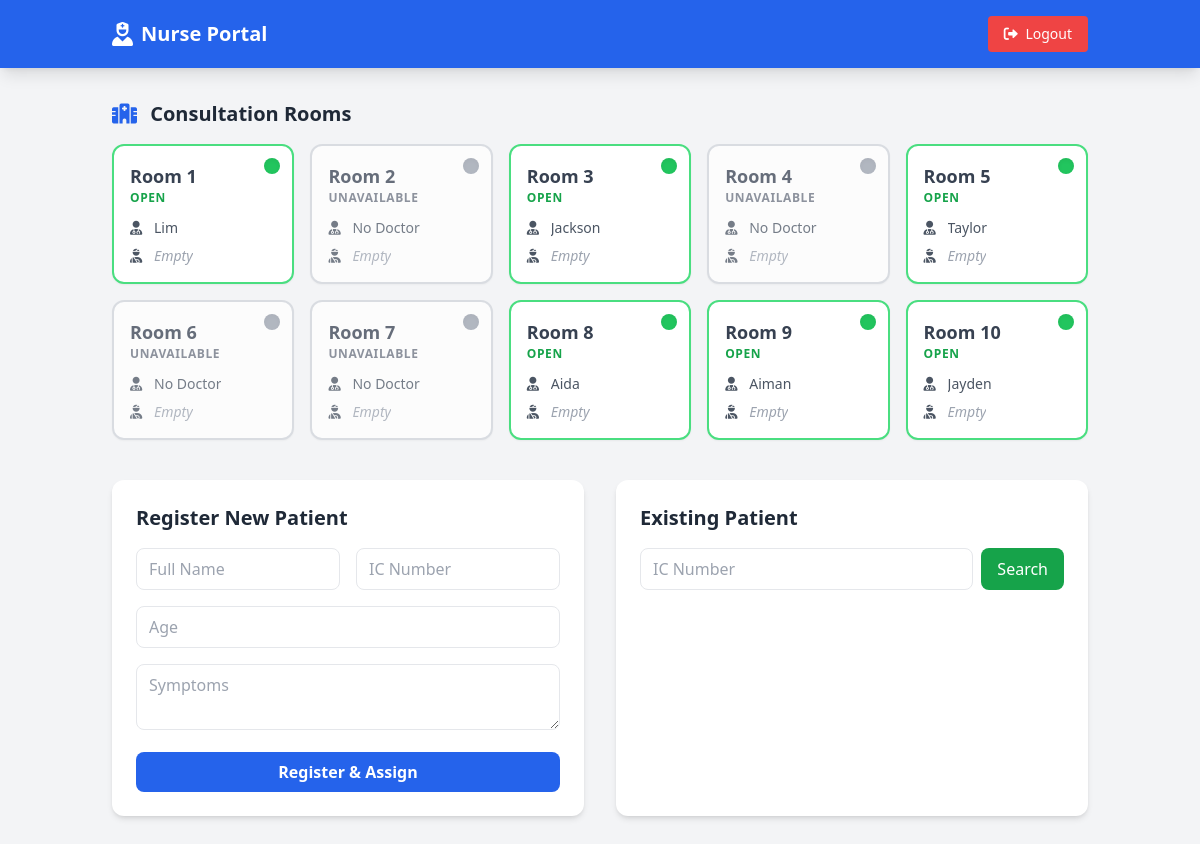
/nurse/dashboard (signed in), run on the app's committed database.
### app.py (models this page shows)
class User(db.Model):
    id = db.Column(db.Integer, primary_key=True)
    name = db.Column(db.String(100), nullable=False)
    email = db.Column(db.String(120), unique=True, nullable=False)
    password_hash = db.Column(db.String(200), nullable=False)
    role = db.Column(db.String(20), nullable=False)
    status = db.Column(db.String(20), default="away")
    room = db.Column(db.String(10), nullable=True)

### app.py (the view, shortened to what this page needs)
@app.route("/nurse/dashboard", methods=["GET", "POST"])
def nurse_dashboard():
    if "user_id" not in session or session.get("role") != "nurse":
        return redirect(url_for("login"))
    found_patient = None
    rooms_data = []
    for i in range(1, 11):
        r_num = str(i)
        doc = User.query.filter_by(role="doctor", room=r_num, status="online").first()
        visit_consulting = Visit.query.filter_by(room=r_num, status="in_consultation").first()
        waiting_queue = Visit.query.filter_by(room=r_num, status="waiting").order_by(Visit.timestamp.asc()).all()
        main_visit = visit_consulting if visit_consulting else (waiting_queue[0] if waiting_queue else None)
        if not doc:
            status_text = "Unavailable"
            color_class = "border-gray-300 opacity-75"
            dot_color = "bg-gray-400"
            text_color = "text-gray-500"
            next_in_queue_name = None
        elif visit_consulting:
            status_text = "In Consultation"
            color_class = "border-orange-400"
            dot_color = "bg-orange-500"
            text_color = "text-orange-600"
            next_in_queue_name = waiting_queue[0].patient.name if waiting_queue else None
        else:
            status_text = "Patient Waiting" if waiting_queue else "Open"
            color_class = "border-green-400"
            dot_color = "bg-green-500 animate-pulse"
            text_color = "text-green-600"
            next_in_queue_name = waiting_queue[1].patient.name if len(waiting_queue) > 1 else None
        rooms_data.append({
            "number": r_num,
            "color_class": color_class,
            "dot_color": dot_color,
            "text_color": text_color,
            "status_text": status_text,
            "doctor_name": doc.name if doc else "No Doctor",
            "patient_name": main_visit.patient.name if main_visit else "Empty",
            "patient_ic": main_visit.patient.ic_number if main_visit else "",
            "patient_age": main_visit.patient.age if main_visit else "",
            "visit_symptoms": main_visit.symptoms if main_visit else "",
            "has_doctor": bool(doc),
            "has_patient": bool(main_visit),
            "next_queue": next_in_queue_name # NEW FIELD
        })
    general_queue = Visit.query.filter_by(status="queued").order_by(Visit.timestamp.desc()).all()
    return render_template(
        "nurse_dashboard.html",
        rooms=rooms_data,
        queue=general_queue,
        found_patient=found_patient,
    )

### templates/nurse_dashboard.html (shortened to what this page needs)
<!DOCTYPE html>
<html lang="en">
<head>
    <script src="https://cdn.tailwindcss.com"></script>
    <link href="https://cdnjs.cloudflare.com/ajax/libs/font-awesome/6.0.0/css/all.min.css" rel="stylesheet">
</head>
<body class="bg-gray-100 font-sans">
    <nav class="bg-blue-600 text-white shadow-lg">
        <div class="container mx-auto px-6 py-4 flex justify-between items-center">
            <div class="flex items-center space-x-2"><i class="fas fa-user-nurse text-2xl"></i><span class="font-bold text-xl">Nurse Portal</span></div>
            <div class="flex items-center space-x-6">
                <a href="{{ url_for('logout') }}" class="bg-red-500 px-4 py-2 rounded hover:bg-red-600 transition text-sm"><i class="fas fa-sign-out-alt mr-1"></i> Logout</a>
            </div>
        </div>
    </nav>
    <div class="container mx-auto px-6 py-8">
        <div class="flex justify-between items-center mb-4">
            <h2 class="text-xl font-bold text-gray-800"><i class="fas fa-hospital-alt mr-2 text-blue-600"></i> Consultation Rooms</h2>
        </div>
        <div class="grid grid-cols-2 md:grid-cols-5 gap-4 mb-10">
            {% for room in rooms %}
                <a href="{{ url_for('view_room_details', room_num=room.number) }}"
                   class="bg-white rounded-xl shadow-sm border-2 p-4 relative overflow-hidden transition hover:shadow-lg hover:scale-105 block {{ room.color_class }}">
                    <div class="absolute top-3 right-3 w-4 h-4 rounded-full shadow-inner {{ room.dot_color }}"></div>
                    <h3 class="font-bold text-gray-700 text-lg">Room {{ room.number }}</h3>
                    <p class="text-xs font-bold uppercase tracking-wider mb-3 {{ room.text_color }}">{{ room.status_text }}</p>
                    <div class="space-y-2">
                        <div class="flex items-center gap-2 text-sm text-gray-600">
                            <i class="fas fa-user-md w-4"></i><span class="font-medium truncate">{{ room.doctor_name }}</span>
                        </div>
                        <div class="flex items-center gap-2 text-sm text-gray-600">
                            <i class="fas fa-user-injured w-4"></i>
                            <span class="truncate {{ 'font-bold text-blue-600' if room.has_patient else 'text-gray-400 italic' }}">{{ room.patient_name }}</span>
                        </div>
                    </div>
                </a>
            {% endfor %}
        </div>
        <div class="grid grid-cols-1 lg:grid-cols-2 gap-8">
            <div class="bg-white rounded-xl shadow-md p-6">
                <h2 class="text-xl font-bold text-gray-800 mb-4">Register New Patient</h2>
                <form method="POST" action="{{ url_for('nurse_dashboard') }}">
                    <div class="grid grid-cols-2 gap-4">
                        <input type="text" name="name" placeholder="Full Name" required class="w-full px-3 py-2 border rounded-lg">
                        <input type="text" name="ic" placeholder="IC Number" required class="w-full px-3 py-2 border rounded-lg">
                        <input type="number" name="age" placeholder="Age" required class="w-full px-3 py-2 border rounded-lg col-span-2">
                    </div>
                    <textarea name="symptom" rows="2" placeholder="Symptoms" required class="w-full px-3 py-2 border rounded-lg mt-4"></textarea>
                    <button type="submit" class="w-full bg-blue-600 text-white font-bold py-2 px-4 rounded-lg mt-4 hover:bg-blue-700">Register & Assign</button>
                </form>
            </div>
            <div class="bg-white rounded-xl shadow-md p-6">
                 <h2 class="text-xl font-bold text-gray-800 mb-4">Existing Patient</h2>
                 <form method="POST" action="{{ url_for('nurse_dashboard') }}">
                    <div class="flex gap-2">
                        <input type="text" name="search_ic" placeholder="IC Number" class="w-full px-3 py-2 border rounded-lg">
                        <button class="bg-green-600 text-white px-4 rounded-lg">Search</button>
                    </div>
                 </form>
            </div>
        </div>
    </div>
</body>
</html>

### data on the page
User: number "1", status_text "OPEN", doctor_name "Lim", patient_name "Empty"
User: number "3", status_text "OPEN", doctor_name "Jackson", patient_name "Empty"
User: number "5", status_text "OPEN", doctor_name "Taylor", patient_name "Empty"
User: number "8", status_text "OPEN", doctor_name "Aida", patient_name "Empty"
User: number "9", status_text "OPEN", doctor_name "Aiman", patient_name "Empty"
User: number "10", status_text "OPEN", doctor_name "Jayden", patient_name "Empty"

### other printed values
{{ room.number }} "2" "4" "6" "7"
{{ room.status_text }} "UNAVAILABLE" "UNAVAILABLE" "UNAVAILABLE" "UNAVAILABLE"
{{ room.doctor_name }} "No Doctor" "No Doctor" "No Doctor" "No Doctor"
{{ room.patient_name }} "Empty" "Empty" "Empty" "Empty"
